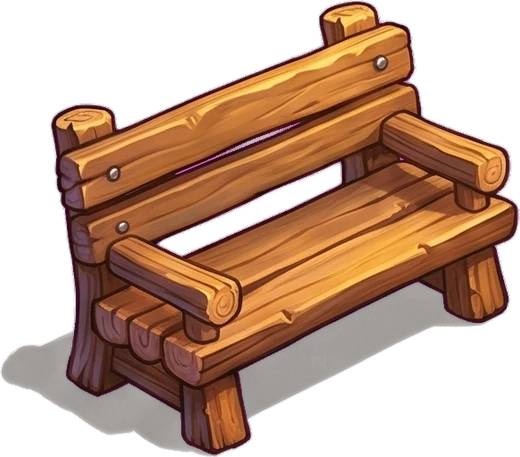
#> input picture assets/vie/banc.webp, 520 x 457 px, given in place of chat-chien-poses.png, which was not available
$ python prep_vie.py ../assets/vie/banc.webp
#> lines starting #> are read from the running program, lines starting #| are printed output that depends on the picture
# Village vivant (V4.10) : animaux, habitants et accessoires.
# usage : python3 tools/prep_vie.py <dossier art/tactika du studio> ; sortie : assets/vie/*.webp
import sys,os,numpy as np
from PIL import Image
from scipy import ndimage
art=sys.argv[1];os.makedirs('assets/vie',exist_ok=True)
def keyed(path,star=False):
#> called with star = True
    a=np.array(Image.open(path).convert('RGB'))
    a=a.astype(float)
    if star: # étoile Gemini (voile blanc à ~47 %, planche 2528×1696) : on retire le voile dans sa forme
        yy,xx=np.mgrid[:a.shape[0],:a.shape[1]];d=(np.abs(xx-2413)/68.)**.62+(np.abs(yy-1583)/68.)**.62
        w=(np.clip((1.05-d)/.1,0,1)*.47)[...,None];a=np.clip((a-w*255)/(1-w),0,255)
    r,g,b=a[...,0],a[...,1],a[...,2]
    al=np.clip((200-(np.minimum(r,b)-g))/130,0,1);bg=np.median(a[40:90,40:90].reshape(-1,3),0)
#> after `al = np.clip((200 - (np.minimum(r, b) - g)) / 130, 0, 1)`:
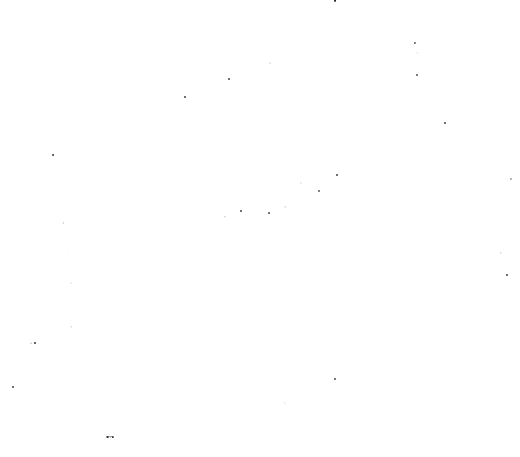
#> al: shape (457, 520) float64; min 0.169, max 1, mean 1
#> after `bg = np.median(a[40:90, 40:90].reshape(-1, 3), 0)`: bg = [0, 0, 0]
    rgb=np.clip((a-(1-al[...,None])*bg)/np.maximum(al,.05)[...,None],0,255)
    spill=np.clip(np.minimum(rgb[...,0],rgb[...,2])-rgb[...,1]-40,0,255)*(al<.98);rgb[...,0]-=spill;rgb[...,2]-=spill;al[al<.04]=0
#> after `spill = np.clip(np.minimum(rgb[..., 0], rgb[..., 2]) - rgb[..., 1] - 4`:
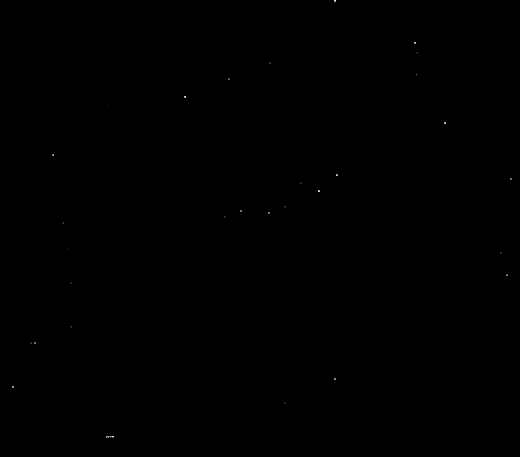
#> spill: shape (457, 520) float64; min 0, max 215, mean 0.1
#> after `rgb[..., 0] -= spill`: rgb: shape (457, 520, 3) float64; mean R, G, B 83.1, 50.8, 31.6
#> after `rgb[..., 2] -= spill`: rgb: shape (457, 520, 3) float64; mean R, G, B 83.1, 50.8, 31.6
    return rgb,al
# les n plus gros sujets de la planche, rangés ligne par ligne (les poses débordent parfois de leur case)
def subjects(path,rows,cols,star=False):
    rgb,al=keyed(path,star);lab,n=ndimage.label(ndimage.binary_opening(al>.5,iterations=2))
#> after `lab, n = ndimage.label(ndimage.binary_opening(al > 0.5, iterations=2))`: lab: shape (457, 520) int32; values 0 (black) and 1 (white), 100% white; black in thin lines or dots
#> after `lab, n = ndimage.label(ndimage.binary_opening(al > 0.5, iterations=2))`: n = 1
    sz=ndimage.sum(np.ones_like(lab),lab,range(1,n+1));keep=sorted(np.argsort(sz)[::-1][:rows*cols]+1)
#> after `sz = ndimage.sum(np.ones_like(lab), lab, range(1, n + 1))`: sz = [237568]
#> after `keep = sorted(np.argsort(sz)[::-1][:rows * cols] + 1)`: keep = [1]
    boxes=ndimage.find_objects(lab);H=al.shape[0]
#> after `boxes = ndimage.find_objects(lab)`: boxes = 1 item
#> after `H = al.shape[0]`: H = 457
    keep.sort(key=lambda i:((boxes[i-1][0].start+boxes[i-1][0].stop)//2*rows//H,boxes[i-1][1].start))
    out=[]
    for i in keep:
        m=ndimage.binary_dilation(lab==i,iterations=4);s=al*m;ys,xs=np.where(s>.1)
        im=Image.fromarray(np.dstack([rgb,s*255]).astype(np.uint8)).crop((xs.min(),ys.min(),xs.max()+1,ys.max()+1));out.append(im)
#> this loop made 1 pass
#> after the loop, out = 1 item
    return out
# bande de cases égales, pieds sur la même ligne ; h = hauteur de la 1re pose en pixels
def strip(name,ims,h):
    k=h/ims[0].height;ims=[i.resize((round(i.width*k),round(i.height*k)),Image.LANCZOS) for i in ims]
    W=max(i.width for i in ims)+4;H=max(i.height for i in ims)+2;S=Image.new('RGBA',(W*len(ims),H))
    for n,i in enumerate(ims):S.paste(i,(n*W+(W-i.width)//2,H-1-i.height))
    S.save(f'assets/vie/{name}.webp',quality=90,method=6);print(f'{name}:[{W},{H},{len(ims)}]',os.path.getsize(f'assets/vie/{name}.webp')//1024,'Ko')
O=art+'/v48/originaux/'
cc=subjects(O+'chat-chien-poses.png',2,4,True);pm=subjects(O+'poule-mesange-poses.png',2,4);hb=subjects(O+'habitants-marche.png',2,4)
#> after `cc = subjects(O + 'chat-chien-poses.png', 2, 4, True)`: cc = 1 item
#> call 2 of keyed, with star = False
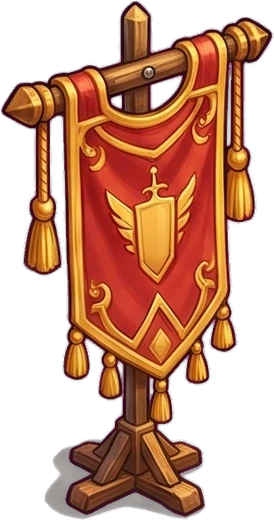
#> input picture assets/vie/banniere.webp, 274 x 520 px, given in place of poule-mesange-poses.png, which was not available
#> in keyed (call 2), `r,g,b=a[...,0],a[...,1],a[...,2]`:
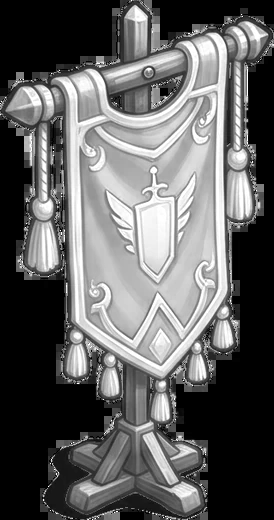
#> r: shape (520, 274) float64; min 0, max 255, mean 97.5
#> in keyed (call 2), `r,g,b=a[...,0],a[...,1],a[...,2]`:
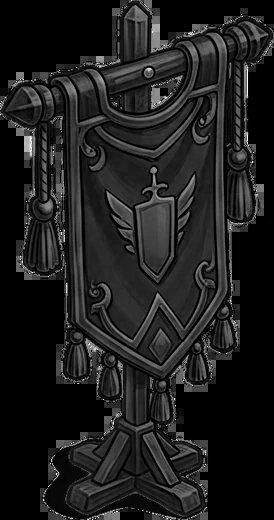
#> b: shape (520, 274) float64; min 0, max 255, mean 29.9
#> in keyed (call 2), `al = np.clip((200 - (np.minimum(r, b) - g)) / 130, 0, 1)`:
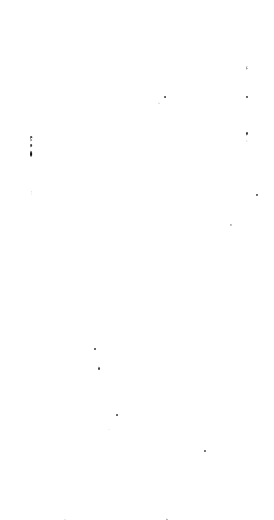
#> al: shape (520, 274) float64; min 0.0538, max 1, mean 1
#> in keyed (call 2), `bg = np.median(a[40:90, 40:90].reshape(-1, 3), 0)`: bg = [2, 0, 0]
#> in keyed (call 2), `spill = np.clip(np.minimum(rgb[..., 0], rgb[..., 2]) - rgb[..., 1] - 4`:
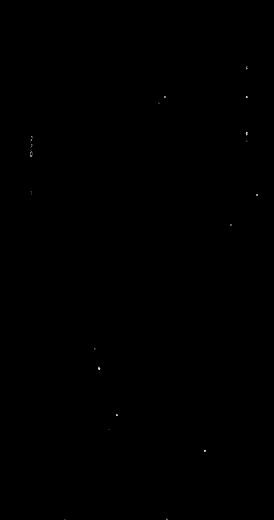
#> spill: shape (520, 274) float64; min 0, max 215, mean 0.1
#> in keyed (call 2), `rgb[..., 0] -= spill`: rgb: shape (520, 274, 3) float64; mean R, G, B 97.5, 50.4, 29.9
#> in keyed (call 2), `rgb[..., 2] -= spill`: rgb: shape (520, 274, 3) float64; mean R, G, B 97.5, 50.4, 29.9
#> the loop in subjects (call 2), `for i in keep:` made 1 pass
#> after `pm = subjects(O + 'poule-mesange-poses.png', 2, 4)`: pm = 1 item
#> after `hb = subjects(O + 'habitants-marche.png', 2, 4)`: hb = 1 item
#> (the run stopped early here; a loop or call above may not have finished)
